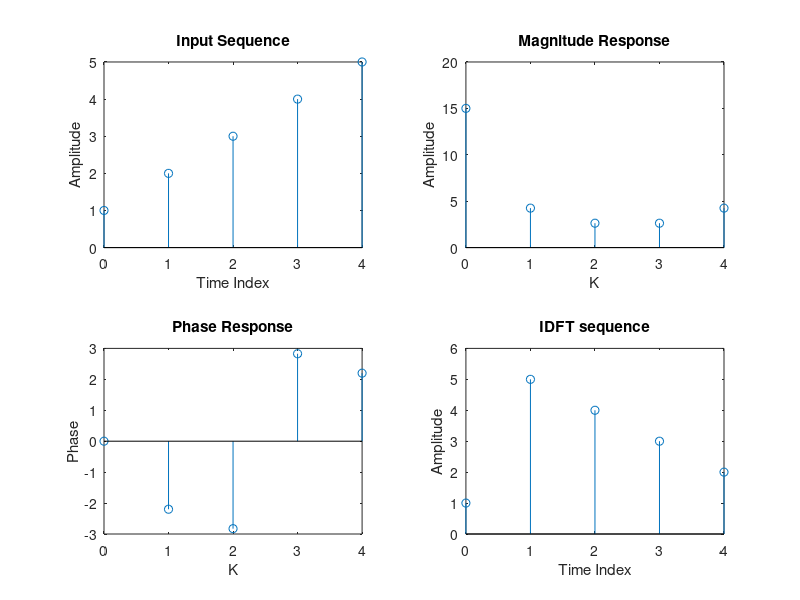

Recreate this plot in MATLAB.
clc;
close all;
clear all;
X=[1 2 3 4 5]; %Get the sequence from user
ln=length(X); %find the length of the sequence
xk=zeros(1,ln); %initialize an array of same size as that of input sequence
ixk=zeros(1,ln); %initialize an array of same size as that of input sequence
%DFT of the sequence
%-----------------------------------------------------
for k=0:ln-1
 for n=0:ln-1
 xk(k+1)=xk(k+1)+(X(n+1)*exp((i)*2*pi*k*n/ln));
 end
end
%------------------------------------------------------
%Plotting input sequence
%-----------------------------------------------------
t=0:ln-1;
subplot(221);
stem(t,X);
ylabel ('Amplitude');
xlabel ('Time Index');
title('Input Sequence');
%---------------------------------------------------------------
magnitude=abs(xk); % Find the magnitudes of individual DFT points
% plot the magnitude response
%------------------------------------------------------------
t=0:ln-1;
subplot(222);
stem(t,magnitude);
ylabel ('Amplitude');
xlabel ('K');
title('Magnitude Response');
%------------------------------------------------------------
phase=angle(xk); % Find the phases of individual DFT points % plot the magnitude
% sequen
%------------------------------------------------------------
t=0:ln-1;
subplot(223);
stem(t,phase);
ylabel ('Phase');
xlabel ('K');
title ('Phase Response');
%------------------------------------------------------------
%IDFT of the sequence
%------------------------------------------------------------
for n=0:ln-1
 for k=0:ln-1
 ixk(n+1)=ixk(n+1)+(xk(k+1)*exp(i*2*pi*k*n/ln));
 end
%------------------------------------------------------
end
ixk=ixk./ln;
%------------------------------------------------------------
%code block to plot the input sequence
%------------------------------------------------------------
t=0:ln-1;
subplot(224);
stem(t,ixk);
ylabel ('Amplitude');
xlabel ('Time Index');
title ('IDFT sequence');